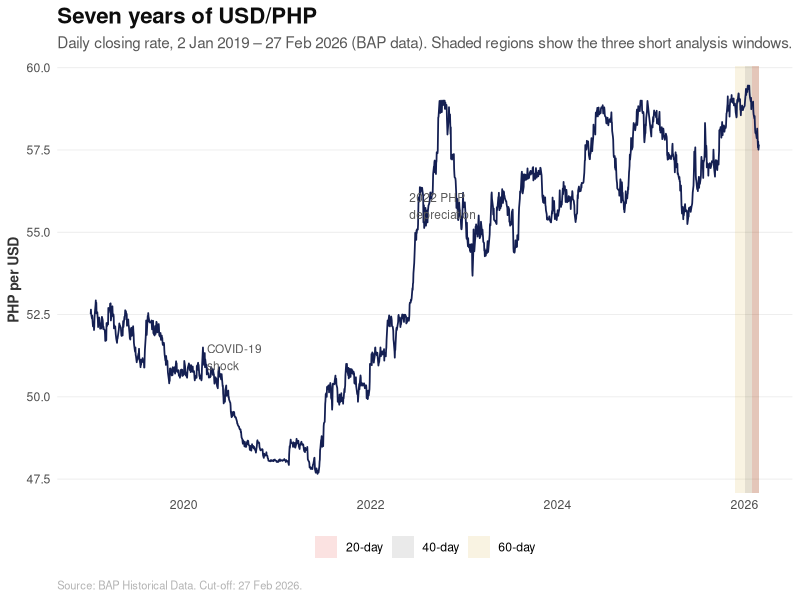
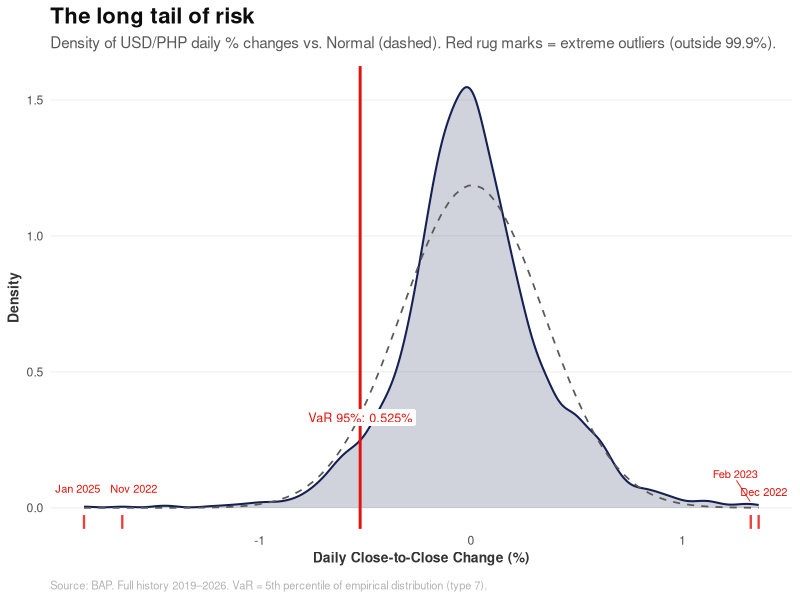
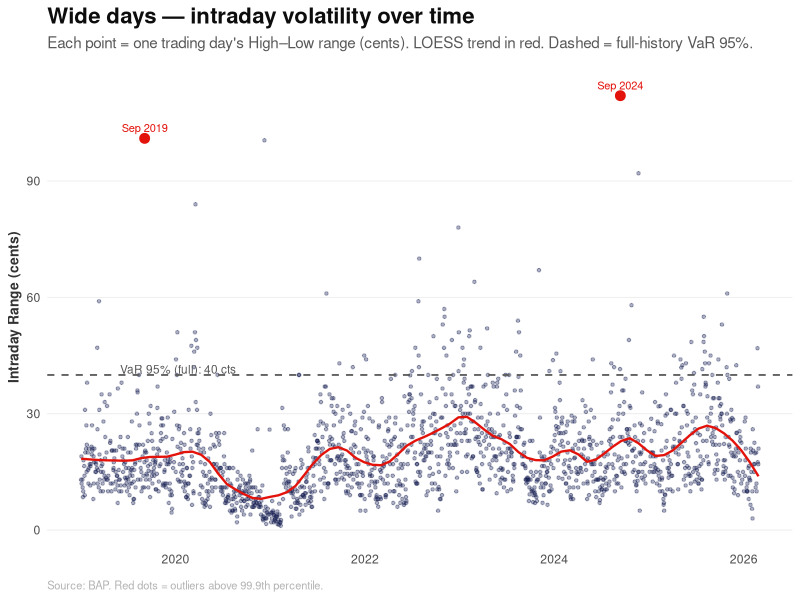
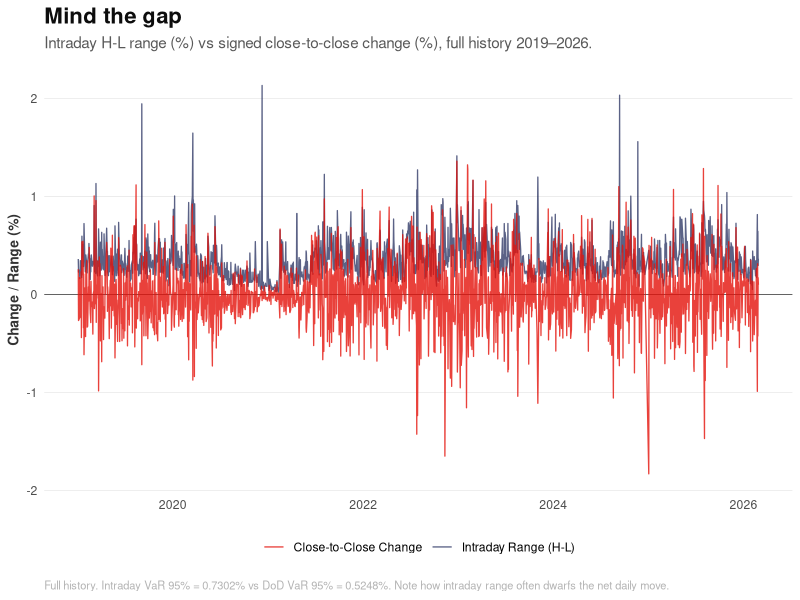
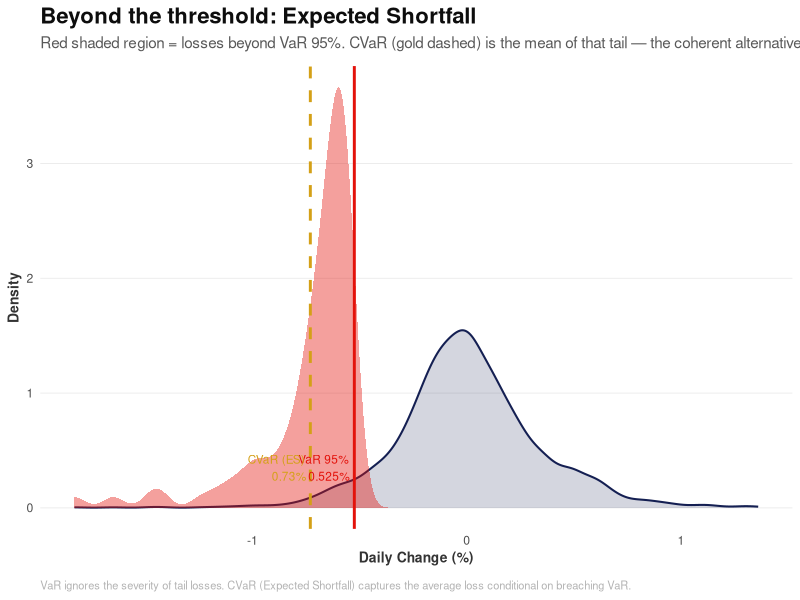
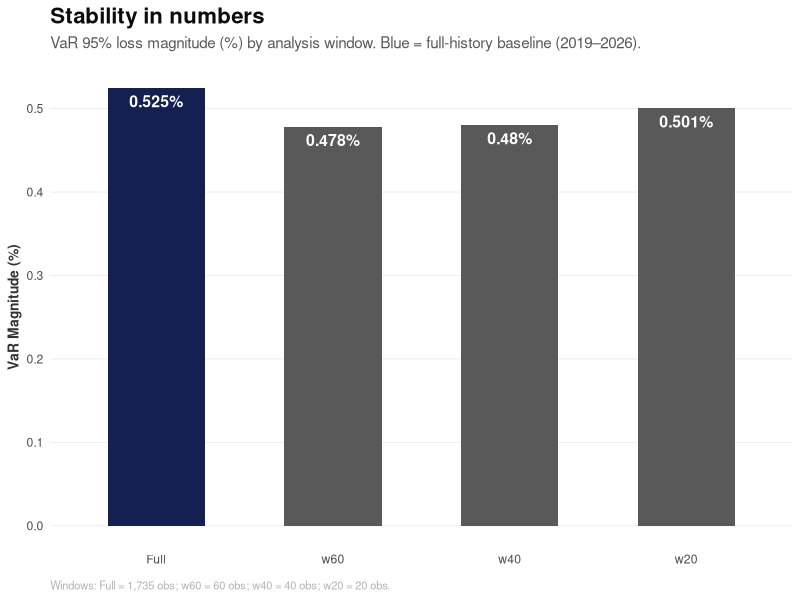
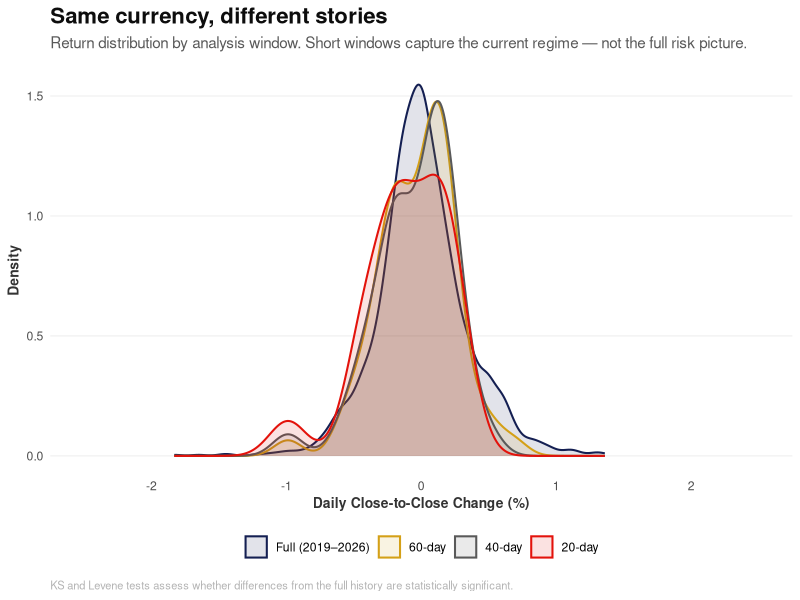
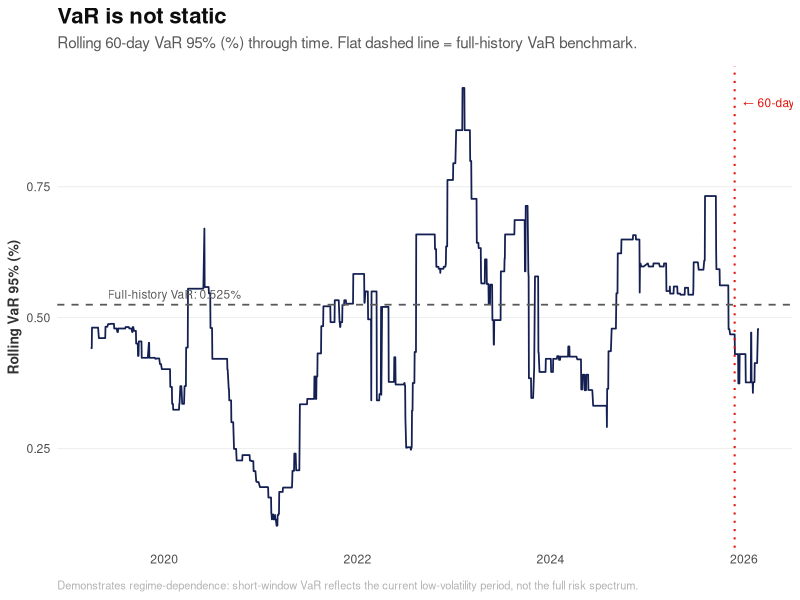

Reproduce these figures in R, in order.
## ---- chunk 1
knitr::opts_chunk$set(echo = TRUE, message = FALSE, warning = FALSE, fig.width = 10, fig.height = 6)
library(readr)
library(dplyr)
library(lubridate)
library(knitr)
library(e1071)
library(ggplot2)
library(ggrepel)
library(tidyr)

# --- ECONOMIST & QVRS THEME ---
theme_economist_quant <- function() {
  theme_minimal() +
    theme(
      text = element_text(family = "sans"),
      plot.title = element_text(face = "bold", size = 16, color = "#0D0D0D"),
      plot.subtitle = element_text(size = 11, color = "#595959", margin = margin(b = 10)),
      plot.caption = element_text(size = 8, color = "#B3B3B3", hjust = 0, margin = margin(t = 10)),
      panel.grid.major.y = element_line(color = "#EBEBEB", linewidth = 0.3),
      panel.grid.major.x = element_blank(),
      panel.grid.minor = element_blank(),
      axis.title = element_text(size = 10, face = "bold", color = "#333333"),
      axis.ticks = element_blank(),
      legend.position = "bottom",
      legend.title = element_blank()
    )
}

econ_blue <- "#141F52"
econ_red  <- "#E3120B"
econ_grey <- "#595959"
econ_gold <- "#D4A017"

# Helper for Levene's Test (Manual Implementation — median-centred)
levene_test_manual <- function(group1, group2) {
  med1 <- median(group1)
  med2 <- median(group2)
  z1 <- abs(group1 - med1)
  z2 <- abs(group2 - med2)
  t_res <- t.test(z1, z2, var.equal = TRUE)
  return(list(statistic = t_res$statistic, p_value = t_res$p.value))
}
## ---- chunk 2
df_raw <- read_csv("data/unified/unified_bap_master.csv") %>%
  mutate(Date = as.Date(Date)) %>%
  # Enforce case cut-off: 27 Feb 2026
  filter(Date <= as.Date("2026-02-27")) %>%
  arrange(Date)

integrity_check <- data.frame(
  Metric = c("Total Trading Rows", "Start Date", "End Date", "Rows with High < Low"),
  Value = c(
    as.character(nrow(df_raw)),
    as.character(min(df_raw$Date)),
    as.character(max(df_raw$Date)),
    as.character(nrow(filter(df_raw, High < Low)))
  )
)
kable(integrity_check, caption = "Data Integrity Check")
## ---- chunk 3
# --- PLOT 0: The Full Picture ---
# Shade the three short windows to contextualise their size vs history
shade_df <- data.frame(
  xmin = as.Date(c(tail(df_raw$Date, 60)[1], tail(df_raw$Date, 40)[1], tail(df_raw$Date, 20)[1])),
  xmax = max(df_raw$Date),
  label = c("60-day", "40-day", "20-day"),
  y    = c(54.5, 55.8, 57.1)
)

ggplot(df_raw, aes(x = Date, y = Close)) +
  geom_rect(data = shade_df,
            aes(xmin = xmin, xmax = xmax, ymin = -Inf, ymax = Inf, fill = label),
            inherit.aes = FALSE, alpha = 0.12) +
  scale_fill_manual(values = c("60-day" = econ_gold, "40-day" = econ_grey, "20-day" = econ_red),
                    name = "Analysis window") +
  geom_line(color = econ_blue, linewidth = 0.6) +
  annotate("text", x = as.Date("2020-04-01"), y = 51.2,
           label = "COVID-19\nshock", size = 3, color = econ_grey, hjust = 0) +
  annotate("text", x = as.Date("2022-06-01"), y = 55.8,
           label = "2022 PHP\ndepreciation", size = 3, color = econ_grey, hjust = 0) +
  labs(title = "Seven years of USD/PHP",
       subtitle = "Daily closing rate, 2 Jan 2019 – 27 Feb 2026 (BAP data). Shaded regions show the three short analysis windows.",
       x = NULL, y = "PHP per USD",
       caption = "Source: BAP Historical Data. Cut-off: 27 Feb 2026.") +
  theme_economist_quant()
## ---- chunk 4
# Swap High/Low where recorded in reverse (defensive — integrity check above shows 0)
df <- df_raw %>%
  mutate(
    ActualHigh = pmax(High, Low),
    ActualLow  = pmin(High, Low),
    High = ActualHigh,
    Low  = ActualLow
  ) %>%
  select(-ActualHigh, -ActualLow)

# Derive return columns
df <- df %>%
  mutate(
    dod_cents    = (Close - lag(Close)) * 100,
    dod_pct      = (Close - lag(Close)) / lag(Close) * 100,
    intraday_cents = (High - Low) * 100,
    intraday_pct   = (High - Low) / Low * 100
  )

# Drop the first row (no prior close → NA returns)
df_returns <- df %>% filter(!is.na(dod_cents))

cleaning_stats <- data.frame(
  Metric = c("Swapped High/Low Count", "Derived Columns", "Remaining Trading Rows (DoD series)"),
  Result = c(
    as.character(nrow(filter(df_raw, High < Low))),
    "DoD cents, DoD %, Intraday cents, Intraday %",
    as.character(nrow(df_returns))
  )
)
kable(cleaning_stats, caption = "Data Cleaning Results Summary")
## ---- chunk 5
# Return series windows (for DoD / Items 1, 4, 5, 6)
windows_returns <- list(
  Full = df_returns,
  w60  = tail(df_returns, 60),
  w40  = tail(df_returns, 40),
  w20  = tail(df_returns, 20)
)

# Intraday series windows (for Item 2; no lag dependency so use df)
windows_intraday <- list(
  Full = df,
  w60  = tail(df, 60),
  w40  = tail(df, 40),
  w20  = tail(df, 20)
)

window_summary <- data.frame(
  Window     = names(windows_returns),
  Start_Date = sapply(windows_returns, function(x) as.character(min(x$Date))),
  End_Date   = sapply(windows_returns, function(x) as.character(max(x$Date))),
  n          = sapply(windows_returns, nrow)
)
kable(window_summary, caption = "Analysis Windows (Return Series, cut-off 27 Feb 2026)")
## ---- chunk 6
# Use factor for ordered output in tables and plots
window_order <- c("Full", "w60", "w40", "w20")

item1_var <- bind_rows(lapply(windows_returns, function(w) {
  data.frame(
    n         = nrow(w),
    VaR_Pct   = abs(quantile(w$dod_pct,   0.05, type = 7)),
    VaR_Cents = abs(quantile(w$dod_cents,  0.05, type = 7))
  )
}), .id = "Window") %>%
  mutate(Window = factor(Window, levels = window_order)) %>%
  arrange(Window)

kable(item1_var, digits = 4,
      caption = "Item 1: Close-to-Close VaR at 95% Confidence (Loss Magnitude)")

# Outliers: observations outside the 0.1% / 99.9% bounds of the full history
lb_dod <- quantile(df_returns$dod_pct, 0.001, type = 7)
ub_dod <- quantile(df_returns$dod_pct, 0.999, type = 7)

outliers_1 <- df_returns %>%
  filter(dod_pct < lb_dod | dod_pct > ub_dod) %>%
  select(Date, Close, dod_pct, dod_cents) %>%
  arrange(Date)

kable(outliers_1, digits = 4,
      caption = paste0("Item 1: Outliers — DoD % outside [",
                       round(lb_dod, 4), "%, ", round(ub_dod, 4), "%] (0.1%/99.9% bounds)"))
## ---- chunk 7
# --- PLOT 1: The Long Tail of Risk ---
full_var_pct <- item1_var$VaR_Pct[item1_var$Window == "Full"]

ggplot(df_returns, aes(x = dod_pct)) +
  # Empirical density
  geom_density(fill = econ_blue, alpha = 0.20, color = econ_blue, linewidth = 0.7) +
  # Normal reference curve
  stat_function(fun = dnorm,
                args = list(mean = mean(df_returns$dod_pct), sd = sd(df_returns$dod_pct)),
                linetype = "dashed", color = econ_grey, linewidth = 0.6) +
  # VaR line (left tail — negative, because VaR magnitude is positive)
  geom_vline(xintercept = -full_var_pct, color = econ_red, linewidth = 1) +
  geom_label(aes(x = -full_var_pct, y = 0.30,
                 label = paste0("VaR 95%: ", round(full_var_pct, 3), "%")),
             size = 3.2, color = econ_red, fill = "white", label.size = 0, vjust = 0) +
  # Outlier markers
  geom_rug(data = outliers_1, aes(x = dod_pct), color = econ_red, linewidth = 0.8, alpha = 0.8) +
  geom_text_repel(data = outliers_1,
                  aes(x = dod_pct, y = 0.02,
                      label = format(Date, "%b %Y")),
                  size = 2.8, color = econ_red, nudge_y = 0.05, segment.size = 0.3) +
  labs(title = "The long tail of risk",
       subtitle = "Density of USD/PHP daily % changes vs. Normal (dashed). Red rug marks = extreme outliers (outside 99.9%).",
       x = "Daily Close-to-Close Change (%)", y = "Density",
       caption = "Source: BAP. Full history 2019–2026. VaR = 5th percentile of empirical distribution (type 7).") +
  theme_economist_quant()
## ---- chunk 8
item2_var <- bind_rows(lapply(windows_intraday, function(w) {
  data.frame(
    n         = nrow(w),
    VaR_Cents = quantile(w$intraday_cents, 0.95, type = 7),
    VaR_Pct   = quantile(w$intraday_pct,   0.95, type = 7)
  )
}), .id = "Window") %>%
  mutate(Window = factor(Window, levels = window_order)) %>%
  arrange(Window)

kable(item2_var, digits = 4,
      caption = "Item 2: Intraday (High–Low) VaR at 95% Confidence (95th percentile of range)")

# Outliers: above 99.9th percentile (range is one-sided positive)
ub_intraday <- quantile(df$intraday_cents, 0.999, type = 7)
outliers_2 <- df %>%
  filter(intraday_cents > ub_intraday) %>%
  select(Date, High, Low, intraday_cents, intraday_pct) %>%
  arrange(Date)

kable(outliers_2, digits = 4,
      caption = paste0("Item 2: Outliers — Intraday cents above ",
                       round(ub_intraday, 4), " cents (99.9th percentile)"))
## ---- chunk 9
# --- PLOT 1b: Intraday volatility scatter ---
ggplot(df, aes(x = Date, y = intraday_cents)) +
  geom_point(color = econ_blue, alpha = 0.35, size = 0.9) +
  geom_smooth(method = "loess", span = 0.15, se = FALSE, color = econ_red, linewidth = 0.8) +
  geom_hline(yintercept = item2_var$VaR_Cents[item2_var$Window == "Full"],
             linetype = "dashed", color = econ_grey, linewidth = 0.6) +
  annotate("text", x = as.Date("2019-06-01"),
           y = item2_var$VaR_Cents[item2_var$Window == "Full"] + 1.5,
           label = paste0("VaR 95% (full): ",
                          round(item2_var$VaR_Cents[item2_var$Window == "Full"], 2), " cts"),
           size = 3, color = econ_grey, hjust = 0) +
  geom_point(data = outliers_2, aes(x = Date, y = intraday_cents),
             color = econ_red, size = 3) +
  geom_text_repel(data = outliers_2, aes(x = Date, y = intraday_cents,
                  label = format(Date, "%b %Y")),
                  size = 2.8, color = econ_red, nudge_y = 2) +
  labs(title = "Wide days — intraday volatility over time",
       subtitle = "Each point = one trading day's High–Low range (cents). LOESS trend in red. Dashed = full-history VaR 95%.",
       x = NULL, y = "Intraday Range (cents)",
       caption = "Source: BAP. Red dots = outliers above 99.9th percentile.") +
  theme_economist_quant()
## ---- chunk 10
gap_table <- item1_var %>%
  select(Window, dod_var = VaR_Cents) %>%
  left_join(item2_var %>% select(Window, intra_var = VaR_Cents), by = "Window") %>%
  mutate(
    Gap_Cents = intra_var - dod_var,
    Gap_Pct_of_Intra = Gap_Cents / intra_var * 100
  )
kable(gap_table, digits = 4,
      caption = "Item 3: VaR Gap (Intraday − DoD). Positive gap = intraday captures more risk than close-to-close.")
## ---- chunk 11
# --- PLOT 2: Mind the Gap ---
# Show full history (not just 250 days) to avoid cherry-picking the window
ggplot(df_returns, aes(x = Date)) +
  geom_hline(yintercept = 0, color = econ_grey, linewidth = 0.3) +
  geom_line(aes(y = intraday_pct,   color = "Intraday Range (H-L)"), linewidth = 0.45, alpha = 0.7) +
  geom_line(aes(y = dod_pct,        color = "Close-to-Close Change"), linewidth = 0.45, alpha = 0.8) +
  scale_color_manual(values = c("Intraday Range (H-L)" = econ_blue,
                                "Close-to-Close Change"  = econ_red)) +
  labs(title = "Mind the gap",
       subtitle = "Intraday H-L range (%) vs signed close-to-close change (%), full history 2019–2026.",
       x = NULL, y = "Change / Range (%)",
       caption = paste0("Full history. Intraday VaR 95% = ",
                        round(item2_var$VaR_Pct[item2_var$Window == "Full"], 4), "% vs DoD VaR 95% = ",
                        round(item1_var$VaR_Pct[item1_var$Window == "Full"], 4),
                        "%. Note how intraday range often dwarfs the net daily move.")) +
  theme_economist_quant()
## ---- chunk 12
# CVaR (Expected Shortfall) — mean of returns below the 5th percentile
threshold_pct   <- -item1_var$VaR_Pct[item1_var$Window == "Full"]
threshold_cents <- -item1_var$VaR_Cents[item1_var$Window == "Full"]

cvar_pct   <- abs(mean(df_returns$dod_pct[df_returns$dod_pct     <= threshold_pct]))
cvar_cents <- abs(mean(df_returns$dod_cents[df_returns$dod_cents <= threshold_cents]))

# Winsorization at 0.1% / 99.9% (caps extreme values at boundary rather than removing them)
lb_w <- quantile(df_returns$dod_pct,   0.001, type = 7)
ub_w <- quantile(df_returns$dod_pct,   0.999, type = 7)
lb_c <- quantile(df_returns$dod_cents, 0.001, type = 7)
ub_c <- quantile(df_returns$dod_cents, 0.999, type = 7)

df_winsor <- df_returns %>%
  mutate(
    dod_pct_w   = pmin(pmax(dod_pct,   lb_w), ub_w),
    dod_cents_w = pmin(pmax(dod_cents, lb_c), ub_c)
  )

var_winsor_pct   <- abs(quantile(df_winsor$dod_pct_w,   0.05, type = 7))
var_winsor_cents <- abs(quantile(df_winsor$dod_cents_w, 0.05, type = 7))

raw_var_pct   <- item1_var$VaR_Pct[item1_var$Window == "Full"]
raw_var_cents <- item1_var$VaR_Cents[item1_var$Window == "Full"]

item4_table <- data.frame(
  Metric = c(
    "Raw VaR (95%)",
    "CVaR / Expected Shortfall (95%)",
    "Winsorization Lower Bound (0.1%)",
    "Winsorization Upper Bound (99.9%)",
    "VaR after Winsorization (95%)",
    "VaR Reduction from Winsorization"
  ),
  Percentage = c(raw_var_pct, cvar_pct, lb_w, ub_w, var_winsor_pct,
                 raw_var_pct - var_winsor_pct),
  Cents      = c(raw_var_cents, cvar_cents, NA, NA, var_winsor_cents,
                 raw_var_cents - var_winsor_cents)
)
kable(item4_table, digits = 4, caption = "Item 4: CVaR and Winsorization Results (Full History)")
## ---- chunk 13
# --- PLOT 3a: CVaR vs VaR tail illustration ---
tail_returns <- df_returns %>% filter(dod_pct <= threshold_pct)
cvar_line <- mean(tail_returns$dod_pct)

ggplot(df_returns, aes(x = dod_pct)) +
  geom_density(fill = econ_blue, alpha = 0.18, color = econ_blue, linewidth = 0.7) +
  # Shade the tail (ES zone)
  geom_density(data = tail_returns, aes(x = dod_pct),
               fill = econ_red, alpha = 0.4, color = NA) +
  geom_vline(xintercept = threshold_pct, color = econ_red, linewidth = 1) +
  geom_vline(xintercept = cvar_line, color = econ_gold, linewidth = 1, linetype = "dashed") +
  annotate("text", x = threshold_pct, y = 0.35,
           label = paste0("VaR 95%\n", round(-threshold_pct, 3), "%"),
           size = 3, color = econ_red, hjust = 1.1) +
  annotate("text", x = cvar_line, y = 0.35,
           label = paste0("CVaR (ES)\n", round(cvar_pct, 3), "%"),
           size = 3, color = econ_gold, hjust = 1.1) +
  labs(title = "Beyond the threshold: Expected Shortfall",
       subtitle = "Red shaded region = losses beyond VaR 95%. CVaR (gold dashed) is the mean of that tail — the coherent alternative.",
       x = "Daily Change (%)", y = "Density",
       caption = "VaR ignores the severity of tail losses. CVaR (Expected Shortfall) captures the average loss conditional on breaching VaR.") +
  theme_economist_quant()
## ---- chunk 14
full_pct <- df_returns$dod_pct

item5_tests <- bind_rows(lapply(windows_returns[-1], function(w) {
  ks     <- ks.test(full_pct, w$dod_pct)
  levene <- levene_test_manual(full_pct, w$dod_pct)
  data.frame(
    n          = nrow(w),
    KS_Stat    = ks$statistic,
    KS_p       = ks$p.value,
    Levene_F   = abs(levene$statistic),
    Levene_p   = levene$p_value
  )
}), .id = "Window") %>%
  mutate(Window = factor(Window, levels = c("w60", "w40", "w20"))) %>%
  arrange(Window)

item5_desc <- bind_rows(lapply(windows_returns, function(w) {
  data.frame(n       = nrow(w),
             Mean    = mean(w$dod_pct),
             SD      = sd(w$dod_pct),
             Skew    = skewness(w$dod_pct),
             Kurt    = kurtosis(w$dod_pct))
}), .id = "Window") %>%
  mutate(Window = factor(Window, levels = window_order)) %>%
  arrange(Window)

item5_comp <- item1_var %>%
  mutate(Diff_from_Full_pp = VaR_Pct - VaR_Pct[Window == "Full"]) %>%
  arrange(Window)

kable(item5_tests, digits = 4,
      caption = "Item 5: Significance Tests (each window vs. full history). KS = distribution equality; Levene = variance equality.")
kable(item5_desc, digits = 4,
      caption = "Item 5: Descriptive Statistics by Window")
kable(item5_comp, digits = 4,
      caption = "Item 5: VaR Comparison — difference from full-history baseline (percentage points)")
## ---- chunk 15
# --- PLOT 4a: Stability in Numbers — VaR bar chart (ordered Full → w60 → w40 → w20) ---
ggplot(item1_var, aes(x = Window, y = VaR_Pct,
                      fill = Window == "Full")) +
  geom_col(width = 0.55) +
  scale_fill_manual(values = c("TRUE" = econ_blue, "FALSE" = econ_grey)) +
  geom_text(aes(label = paste0(round(VaR_Pct, 3), "%")),
            vjust = 1.6, color = "white", fontface = "bold", size = 4) +
  labs(title = "Stability in numbers",
       subtitle = "VaR 95% loss magnitude (%) by analysis window. Blue = full-history baseline (2019–2026).",
       x = NULL, y = "VaR Magnitude (%)",
       caption = paste0("Windows: Full = ", format(nrow(df_returns), big.mark=","), 
                        " obs; w60 = 60 obs; w40 = 40 obs; w20 = 20 obs.")) +
  theme_economist_quant() + theme(legend.position = "none")
## ---- chunk 16
# --- PLOT 4b: Distribution comparison — window return distributions overlaid ---
dist_data <- bind_rows(
  mutate(windows_returns$Full, Window = "Full (2019–2026)"),
  mutate(windows_returns$w60,  Window = "60-day"),
  mutate(windows_returns$w40,  Window = "40-day"),
  mutate(windows_returns$w20,  Window = "20-day")
) %>%
  mutate(Window = factor(Window,
                         levels = c("Full (2019–2026)", "60-day", "40-day", "20-day")))

win_colors <- c("Full (2019–2026)" = econ_blue,
                "60-day"           = econ_gold,
                "40-day"           = econ_grey,
                "20-day"           = econ_red)

ggplot(dist_data, aes(x = dod_pct, color = Window, fill = Window)) +
  geom_density(alpha = 0.12, linewidth = 0.7) +
  scale_color_manual(values = win_colors) +
  scale_fill_manual(values  = win_colors) +
  coord_cartesian(xlim = c(-2.5, 2.5)) +
  labs(title = "Same currency, different stories",
       subtitle = "Return distribution by analysis window. Short windows capture the current regime — not the full risk picture.",
       x = "Daily Close-to-Close Change (%)", y = "Density",
       caption = "KS and Levene tests assess whether differences from the full history are statistically significant.") +
  theme_economist_quant()
## ---- chunk 17
# --- PLOT 4c: Rolling 60-day VaR over time ---
roll_n <- 60
roll_idx <- roll_n:nrow(df_returns)

roll_var_pct <- sapply(roll_idx, function(i) {
  win <- df_returns$dod_pct[(i - roll_n + 1):i]
  abs(quantile(win, 0.05, type = 7))
})

roll_df <- data.frame(
  Date    = df_returns$Date[roll_idx],
  RollVaR = roll_var_pct
)

# Mark current windows
current_w60_start <- min(windows_returns$w60$Date)

ggplot(roll_df, aes(x = Date, y = RollVaR)) +
  geom_line(color = econ_blue, linewidth = 0.6) +
  geom_hline(yintercept = item1_var$VaR_Pct[item1_var$Window == "Full"],
             linetype = "dashed", color = econ_grey, linewidth = 0.6) +
  annotate("text", x = as.Date("2019-06-01"),
           y = item1_var$VaR_Pct[item1_var$Window == "Full"] + 0.02,
           label = paste0("Full-history VaR: ",
                          round(item1_var$VaR_Pct[item1_var$Window == "Full"], 3), "%"),
           size = 3, color = econ_grey, hjust = 0) +
  geom_vline(xintercept = current_w60_start, color = econ_red,
             linetype = "dotted", linewidth = 0.7) +
  annotate("text", x = current_w60_start, y = max(roll_var_pct) * 0.97,
           label = "← 60-day window starts here",
           size = 3, color = econ_red, hjust = -0.05) +
  labs(title = "VaR is not static",
       subtitle = "Rolling 60-day VaR 95% (%) through time. Flat dashed line = full-history VaR benchmark.",
       x = NULL, y = "Rolling VaR 95% (%)",
       caption = "Demonstrates regime-dependence: short-window VaR reflects the current low-volatility period, not the full risk spectrum.") +
  theme_economist_quant()
## ---- chunk 18
# Reference: last trading day on or before 30 June 2024
ref_row      <- df %>% filter(Date <= as.Date("2024-06-30")) %>% slice_tail(n = 1)
fx_rate      <- ref_row$Close
ref_date_used <- ref_row$Date

# VaR and upside at 99% (1st and 99th percentile of full DoD return series)
var_99_pct    <- abs(quantile(df_returns$dod_pct, 0.01, type = 7))
upside_99_pct <-    quantile(df_returns$dod_pct, 0.99, type = 7)

# Position calculations
pos_usd           <- 10000000
loss_usd          <- (var_99_pct / 100) * pos_usd
loss_php          <- loss_usd * fx_rate

target_php        <- 20000
reduced_pos_usd   <- target_php / ((var_99_pct / 100) * fx_rate)
usd_to_remove     <- pos_usd - reduced_pos_usd

upside_full_php     <- (upside_99_pct / 100) * pos_usd * fx_rate
upside_reduced_php  <- (upside_99_pct / 100) * reduced_pos_usd * fx_rate
upside_sacrificed   <- upside_full_php - upside_reduced_php

item6_table <- data.frame(
  Parameter = c(
    "Reference Date Used", "FX Rate at Reference (PHP/USD)",
    "Full-History VaR 99% (%)", "VaR 99% (cents)",
    "USD Position", "1-Day Loss @ 99% (USD)", "1-Day Loss @ 99% (PHP)",
    "Target Maximum 1-Day Loss (PHP)", "Required USD Position",
    "USD to Redeploy", "99th Percentile Upside (%)",
    "Upside on Full Position (PHP)", "Upside on Reduced Position (PHP)",
    "Upside Sacrificed (PHP)"
  ),
  Value = c(
    as.character(ref_date_used),
    round(fx_rate, 4),
    round(var_99_pct, 4),
    round(abs(quantile(df_returns$dod_cents, 0.01, type = 7)), 4),
    format(pos_usd, big.mark = ","),
    format(round(loss_usd, 2), big.mark = ","),
    format(round(loss_php, 2), big.mark = ","),
    format(target_php, big.mark = ","),
    format(round(reduced_pos_usd, 2), big.mark = ","),
    format(round(usd_to_remove, 2), big.mark = ","),
    round(upside_99_pct, 4),
    format(round(upside_full_php, 2), big.mark = ","),
    format(round(upside_reduced_php, 2), big.mark = ","),
    format(round(upside_sacrificed, 2), big.mark = ",")
  )
)
kable(item6_table, caption = "Item 6: Portfolio Loss and Hedge Sizing (FX Rate as of 30 Jun 2024, 99% Confidence)")
## ---- chunk 19
# --- PLOT 5: The Price of Safety ---
port_viz <- data.frame(
  Category = factor(
    c("Full Exposure\n(USD 10M)", "Capped Loss\n(PHP 20K target)"),
    levels = c("Full Exposure\n(USD 10M)", "Capped Loss\n(PHP 20K target)")
  ),
  Loss   = c(loss_php / 1e6, target_php / 1e6),
  Upside = c(upside_full_php / 1e6, upside_reduced_php / 1e6)
) %>%
  pivot_longer(cols = c(Loss, Upside), names_to = "Direction", values_to = "Value") %>%
  mutate(
    SignedValue = ifelse(Direction == "Loss", -Value, Value),
    Direction   = factor(Direction, levels = c("Upside", "Loss"))
  )

ggplot(port_viz, aes(x = Category, y = SignedValue, fill = Direction)) +
  geom_col(width = 0.5, position = "identity") +
  geom_hline(yintercept = 0, color = "#333333", linewidth = 0.4) +
  scale_fill_manual(values = c("Loss" = econ_red, "Upside" = econ_blue),
                    labels = c("1-Day Loss (99%)", "99th-Pct Upside")) +
  scale_y_continuous(labels = function(x) paste0("PHP ", abs(x), "M"),
                     breaks = seq(-5, 5, 1)) +
  labs(title = "The price of safety",
       subtitle = "Potential 1-day loss (down) vs. upside potential (up), in PHP millions. Reference: FX rate as of 30 Jun 2024.",
       x = NULL, y = "PHP (millions)",
       caption = paste0("To cap daily loss at PHP 20,000, USD position must be reduced to USD ",
                        format(round(reduced_pos_usd, 0), big.mark = ","),
                        ". This sacrifices PHP ",
                        format(round(upside_sacrificed / 1e6, 2), big.mark = ","), "M in 99th-pct upside.")) +
  theme_economist_quant()
## ---- chunk 20
summary_table <- data.frame(
  Item = c(1, 1, 1, 2, 2, 2, 3, 4, 4, 5, 5, 6, 6, 6),
  Description = c(
    "Close-to-close VaR 95% — full history",
    "Outlier count (DoD, outside 0.1%/99.9%)",
    "Outlier dates",
    "Intraday VaR 95% — full history",
    "Outlier count (Intraday, above 99.9%)",
    "Intraday outlier dates",
    "VaR gap (Intraday − DoD), full history",
    "CVaR / Expected Shortfall 95%, full",
    "VaR after Winsorization 95%",
    "KS test p-values (w60, w40, w20 vs Full)",
    "Max VaR deviation from full baseline",
    "1-day loss, USD 10M @ 99% (PHP)",
    "USD position to cap loss at PHP 20K",
    "99th-pct upside sacrificed (PHP)"
  ),
  Result = c(
    paste0(round(item1_var$VaR_Cents[item1_var$Window == "Full"], 2), " cts / ",
           round(item1_var$VaR_Pct[item1_var$Window == "Full"], 4), "%"),
    as.character(nrow(outliers_1)),
    paste(format(outliers_1$Date, "%d %b %Y"), collapse = "; "),
    paste0(round(item2_var$VaR_Cents[item2_var$Window == "Full"], 2), " cts / ",
           round(item2_var$VaR_Pct[item2_var$Window == "Full"], 4), "%"),
    as.character(nrow(outliers_2)),
    paste(format(outliers_2$Date, "%d %b %Y"), collapse = "; "),
    paste0(round(gap_table$Gap_Cents[gap_table$Window == "Full"], 2), " cts"),
    paste0(round(cvar_cents, 2), " cts / ", round(cvar_pct, 4), "%"),
    paste0(round(var_winsor_pct, 4), "% (reduction: ",
           round(raw_var_pct - var_winsor_pct, 4), " pp)"),
    paste(round(item5_tests$KS_p, 4), collapse = ", "),
    paste0(round(max(abs(item5_comp$Diff_from_Full_pp)), 4), " pp"),
    paste0("PHP ", format(round(loss_php, 2), big.mark = ",")),
    paste0("USD ", format(round(reduced_pos_usd, 2), big.mark = ",")),
    paste0("PHP ", format(round(upside_sacrificed, 2), big.mark = ","))
  )
)
kable(summary_table, caption = "Final Summary Table — All Items")
